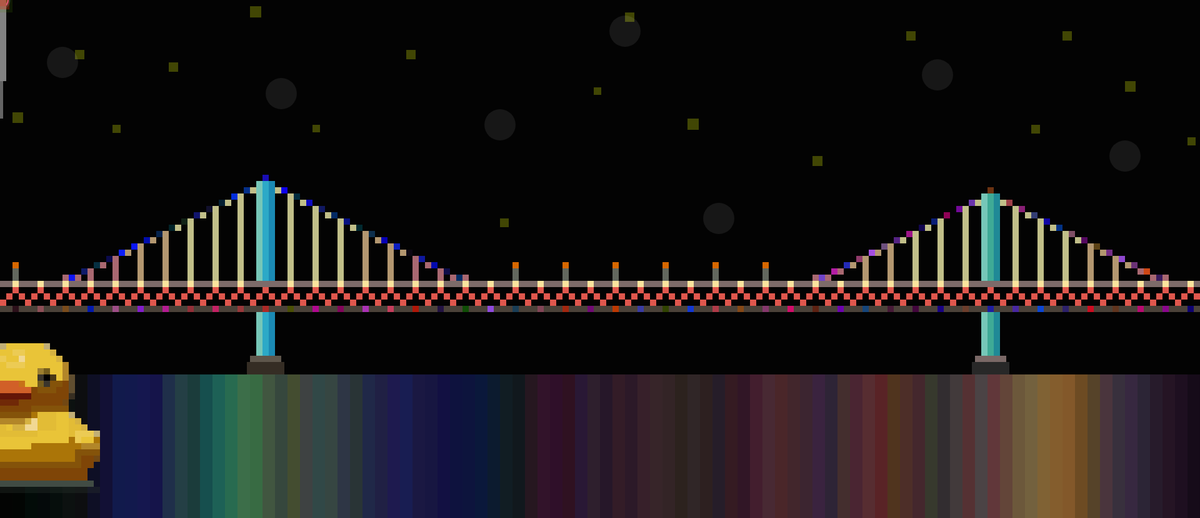
Frame 1 (no input)
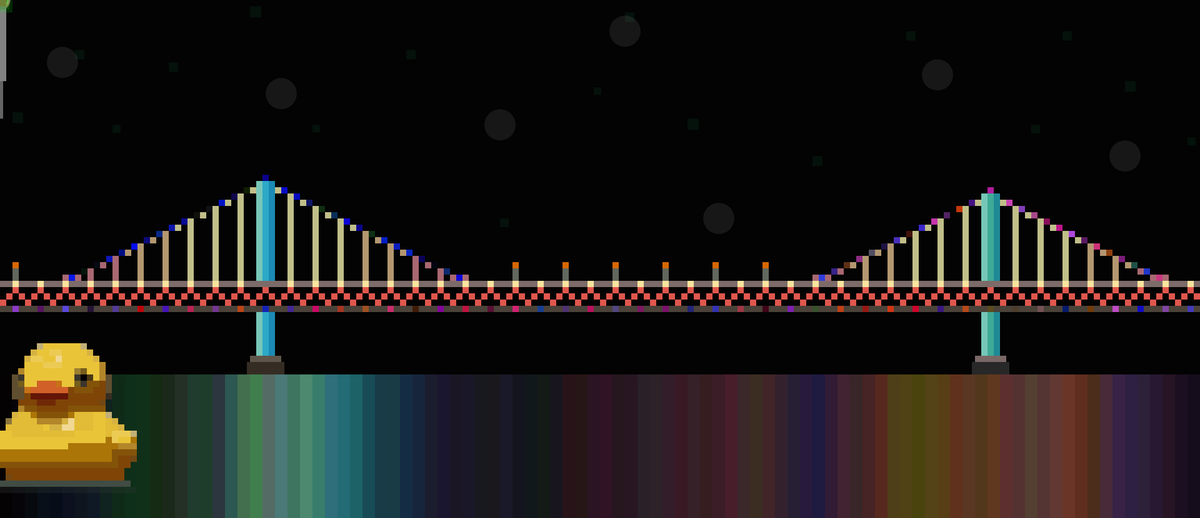
Frame 60 (no input)
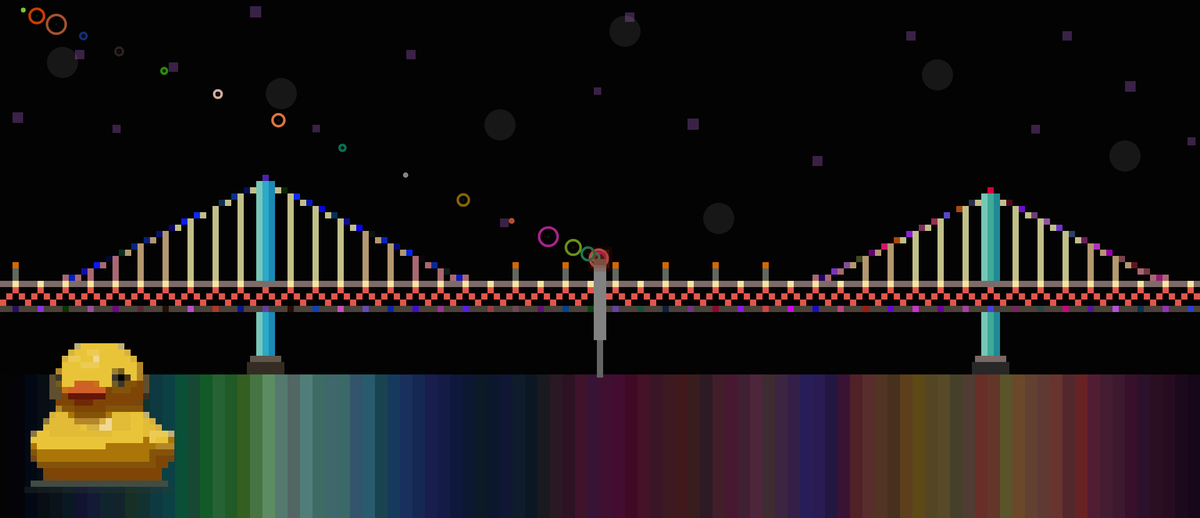
Frame 120 (the mouse pressed at the canvas centre since frame 60)

The p5.js sketch that drew these frames (run headless with seeded random() and noise() and a simulated clock; from frame 60 on, the mouse is pressed at the canvas centre):

// p5.js sketch
// ── sketch.js
var count;
var r;
var trailX = [0, 0, 0, 0, 0, 0, 0, 0, 0, 0, 0, 0, 0, 0, 0, 0, 0, 0, 0, 0];
var trailY = [0, 0, 0, 0, 0, 0, 0, 0, 0, 0, 0, 0, 0, 0, 0, 0, 0, 0, 0, 0];

function setup(){
   createCanvas(1920,830);

   r=0;
   size=[120,70,100];
   size1=[180,100,150];
   size2=[150,80,120];
   size3=[100,90,130];
   size4=[100,80,140];
   size5=[170,110,140];
   size6=[80,60,90];

   count=0;
}


function draw(){
   background(3,3,3);
   noStroke();
   noCursor();



   //ëł
   fill(Math.random()*255,Math.random()*255,Math.random()*255,70);
   rect(20,180,17,17);
   rect(120,80,15,15);
   rect(180,200,13,13);
   rect(270,100,15,15);
   rect(400,10,18,18);
   rect(500,200,12,12);
   rect(650,80,15,15);
   rect(800,350,14,14);
   rect(950,140,12,12);
   rect(1000,20,15,15);
   rect(1100,190,18,18);
   rect(1300,250,16,16);
   rect(1450,50,15,15);
   rect(1650,200,14,14);
   rect(1700,50,15,15);
   rect(1800,130,17,17);
   rect(1900,220,13,13);

   //ę¸°ëĽ0
   fill(118,199,184);
   rect(410,290,10,60);
   fill(118,199,184);
   rect(410,350,10,50);
   fill(118,199,184);
   rect(410,400,10,50);
   fill(118,199,184);
   rect(410,290,20,10);
   rect(410,490,10,80);

   //ę¸°ëĽ1
   fill(44,169,199);
   rect(420,290,10,60);
   fill(44,169,199);
   rect(420,350,10,50);
   fill(44,169,199);
   rect(420,400,10,50);
   fill(44,169,199);
   rect(420,290,20,10);
   rect(420,490,10,80);

   fill(Math.random()*215,Math.random()*82,Math.random()*226);  
   rect(420,280,10,10);
   fill(Math.random()*215,Math.random()*82,Math.random()*226); 

   fill(94,86,75);
   rect(400,570,50,10);
   fill(53,45,36);
   rect(395,580,60,20);

   //ę¸°ëĽ2
   fill(27,138,180);
   rect(430,290,10,60);
   fill(27,138,180);
   rect(430,350,10,50);
   fill(27,138,180);
   rect(430,400,10,50);
   fill(27,138,180);
   fill(27,138,180);
   rect(430,500,10,70);

   //ë¤ëŚŹě 1
   fill(193,191,137);
   rect(400,300,10,10);
   fill(193,191,137);
   fill(Math.random()*17,Math.random()*48,Math.random()*253);     
   rect(390,300,10,10);
   fill(Math.random()*17,Math.random()*48,Math.random()*253); 
   fill(193,191,137);  
   rect(380,310,10,140);
   fill(193,191,137);
   fill(Math.random()*17,Math.random()*48,Math.random()*253); 
   rect(370,310,10,10);
   fill(Math.random()*17,Math.random()*48,Math.random()*253); 
   fill(193,191,137);
   rect(360,320,10,10);
   fill(193,191,137);
   fill(Math.random()*17,Math.random()*48,Math.random()*253); 
   rect(350,320,10,10);
   fill(Math.random()*17,Math.random()*48,Math.random()*253); 
   fill(193,191,137);
   rect(340,330,10,120);
   fill(193,191,137);
   fill(Math.random()*17,Math.random()*48,Math.random()*253); 
   rect(330,330,10,10);
   fill(Math.random()*17,Math.random()*48,Math.random()*253); 
   fill(193,191,137);
   rect(320,340,10,10);
   fill(193,191,137);
   fill(Math.random()*17,Math.random()*48,Math.random()*253);  
   rect(310,340,10,10);
   fill(Math.random()*17,Math.random()*48,Math.random()*253);  
   fill(193,191,137);
   rect(300,350,10,100);
   fill(193,191,137);
   fill(Math.random()*17,Math.random()*48,Math.random()*253); 
   rect(290,350,10,10);
   fill(Math.random()*17,Math.random()*48,Math.random()*253); 
   fill(193,191,137);
   rect(280,360,10,10);
   fill(560,191,137);
   fill(Math.random()*17,Math.random()*48,Math.random()*253); 
   rect(270,360,10,10);
   fill(Math.random()*17,Math.random()*48,Math.random()*253);  
   fill(179,151,112);
   rect(260,370,10,80);
   fill(179,151,112);
   fill(Math.random()*17,Math.random()*48,Math.random()*253);    
   rect(250,370,10,10);
   fill(Math.random()*17,Math.random()*48,Math.random()*253); 
   fill(179,151,112);   
   rect(240,380,10,10);
   fill(179,151,112);   
   fill(Math.random()*17,Math.random()*48,Math.random()*253); 
   rect(230,380,10,10);
   fill(Math.random()*17,Math.random()*48,Math.random()*253); 
   fill(179,151,112);   
   rect(220,390,10,60);
   fill(179,151,112);   
   fill(Math.random()*17,Math.random()*48,Math.random()*253);   
   rect(210,390,10,10);
   fill(Math.random()*17,Math.random()*48,Math.random()*253);   
   fill(179,151,112);
   rect(200,400,10,10);
   fill(179,151,112);
   fill(Math.random()*17,Math.random()*48,Math.random()*253); 
   rect(190,400,10,10);
   fill(Math.random()*17,Math.random()*48,Math.random()*253); 
   fill(169,104,113);
   rect(180,410,10,40);
   fill(169,104,113);   
   fill(Math.random()*17,Math.random()*48,Math.random()*253); 
   rect(170,410,10,10);
   fill(Math.random()*17,Math.random()*48,Math.random()*253); 
   fill(169,104,113);   
   rect(160,420,10,10);
   fill(169,104,113);
   fill(Math.random()*17,Math.random()*48,Math.random()*253);    
   rect(150,420,10,10);
   fill(Math.random()*17,Math.random()*48,Math.random()*253);    
   fill(169,104,113);     
   rect(140,430,10,20);
   fill(169,104,113);  
   fill(Math.random()*17,Math.random()*48,Math.random()*253); 
   rect(130,430,10,10);
   fill(Math.random()*17,Math.random()*48,Math.random()*253); 
   fill(169,104,113);     
   rect(120,440,10,10);
   fill(169,104,113);
   fill(Math.random()*17,Math.random()*48,Math.random()*253);  
   rect(110,440,10,10);
   fill(Math.random()*17,Math.random()*48,Math.random()*253); 
   fill(169,104,113);     
   rect(100,440,10,10);
   fill(169,104,113);



   //ë¤ëŚŹě 2
   fill(193,191,137);
   rect(440,300,10,10);
   fill(193,191,137);
   fill(Math.random()*17,Math.random()*48,Math.random()*253);     
   rect(450,300,10,10);
   fill(Math.random()*17,Math.random()*48,Math.random()*253);  
   fill(193,191,137);  
   rect(460,310,10,140);
   fill(193,191,137);
   fill(Math.random()*17,Math.random()*48,Math.random()*253);  
   rect(470,310,10,10);
   fill(Math.random()*17,Math.random()*48,Math.random()*253);  
   fill(193,191,137);
   rect(480,320,10,10);
   fill(193,191,137);
   fill(Math.random()*17,Math.random()*48,Math.random()*253); 
   rect(490,320,10,10);
   fill(Math.random()*17,Math.random()*48,Math.random()*253); 
   fill(193,191,137);
   rect(500,330,10,120);
   fill(193,191,137);
   fill(Math.random()*17,Math.random()*48,Math.random()*253); 
   rect(510,330,10,10);
   fill(Math.random()*17,Math.random()*48,Math.random()*253); 
   fill(193,191,137);
   rect(520,340,10,10);
   fill(193,191,137);
   fill(Math.random()*17,Math.random()*48,Math.random()*253); 
   rect(530,340,10,10);
   fill(Math.random()*17,Math.random()*48,Math.random()*253); 
   fill(193,191,137);
   rect(540,350,10,100);
   fill(193,191,137);
   fill(Math.random()*17,Math.random()*48,Math.random()*253);  
   rect(550,350,10,10);
   fill(Math.random()*17,Math.random()*48,Math.random()*253);  
   fill(193,191,137);
   rect(560,360,10,10);
   fill(560,191,137);
   fill(Math.random()*17,Math.random()*48,Math.random()*253); 
   rect(570,360,10,10);
   fill(Math.random()*17,Math.random()*48,Math.random()*253); 
   fill(179,151,112);
   rect(580,370,10,80);
   fill(179,151,112);
   fill(Math.random()*17,Math.random()*48,Math.random()*253);   
   rect(590,370,10,10);
   fill(Math.random()*17,Math.random()*48,Math.random()*253); 
   fill(179,151,112);   
   rect(600,380,10,10);
   fill(179,151,112);   
   fill(Math.random()*17,Math.random()*48,Math.random()*253); 
   rect(610,380,10,10);
   fill(Math.random()*17,Math.random()*48,Math.random()*253); 
   fill(179,151,112);   
   rect(620,390,10,60);
   fill(179,151,112);   
   fill(Math.random()*17,Math.random()*48,Math.random()*253); 
   rect(630,390,10,10);
   fill(Math.random()*17,Math.random()*48,Math.random()*253); 
   fill(179,151,112);
   rect(640,400,10,10);
   fill(179,151,112);
   fill(Math.random()*17,Math.random()*48,Math.random()*253); 
   rect(650,400,10,10);
   fill(Math.random()*17,Math.random()*48,Math.random()*253); 
   fill(169,104,113);
   rect(660,410,10,40);
   fill(169,104,113);   
   fill(Math.random()*17,Math.random()*48,Math.random()*253); 
   rect(670,410,10,10);
   fill(Math.random()*17,Math.random()*48,Math.random()*253);    
   fill(169,104,113);   
   rect(680,420,10,10);
   fill(169,104,113);
   fill(Math.random()*17,Math.random()*48,Math.random()*253); 
   rect(690,420,10,10);
   fill(Math.random()*17,Math.random()*48,Math.random()*253); 
   fill(169,104,113);     
   rect(700,430,10,20);
   fill(169,104,113);  
   fill(Math.random()*17,Math.random()*48,Math.random()*253);    
   rect(710,430,10,10);
   fill(Math.random()*17,Math.random()*48,Math.random()*253); 
   fill(169,104,113);     
   rect(720,440,10,10);
   fill(169,104,113);
   fill(Math.random()*17,Math.random()*48,Math.random()*253);   
   rect(730,440,10,10);
   fill(Math.random()*17,Math.random()*48,Math.random()*253); 
   fill(169,104,113);     
   rect(740,440,10,10);
   fill(169,104,113);


   //ë¤ëŚŹě 3
   fill(193,191,137);
   rect(1560,320,10,10);
   fill(193,191,137);
   fill(Math.random()*215,Math.random()*82,Math.random()*226);     
   rect(1550,320,10,10);
   fill(Math.random()*215,Math.random()*82,Math.random()*226);  
   fill(193,191,137);  
   rect(1540,330,10,120);
   fill(193,191,137);
   fill(Math.random()*215,Math.random()*82,Math.random()*226);  
   rect(1530,330,10,10);
   fill(Math.random()*215,Math.random()*82,Math.random()*226);  
   fill(193,191,137);
   rect(1520,340,10,00);
   fill(193,191,137);
   fill(Math.random()*215,Math.random()*82,Math.random()*226);  
   rect(1510,340,10,10);
   fill(Math.random()*215,Math.random()*82,Math.random()*226);  
   fill(193,191,137);
   rect(1500,350,10,100);
   fill(193,191,137);
   fill(Math.random()*215,Math.random()*82,Math.random()*226);  
   rect(1490,350,10,10);
   fill(Math.random()*215,Math.random()*82,Math.random()*226);  
   fill(193,191,137);
   rect(1480,360,10,10);
   fill(193,191,137);
   fill(Math.random()*215,Math.random()*82,Math.random()*226);  
   rect(1470,360,10,10);
   fill(Math.random()*215,Math.random()*82,Math.random()*226);  
   fill(193,191,137);
   rect(1460,370,10,80);
   fill(193,191,137);
   fill(Math.random()*215,Math.random()*82,Math.random()*226);  
   rect(1450,370,10,10);
   fill(Math.random()*215,Math.random()*82,Math.random()*226);  
   fill(193,191,137);
   rect(1440,380,10,10);
   fill(193,191,137);
   fill(Math.random()*215,Math.random()*82,Math.random()*226);  
   rect(1430,380,10,10);
   fill(Math.random()*215,Math.random()*82,Math.random()*226);  
   fill(179,151,112);
   rect(1420,390,10,60);
   fill(179,151,112);
   fill(Math.random()*215,Math.random()*82,Math.random()*226);     
   rect(1410,390,10,10);
   fill(Math.random()*215,Math.random()*82,Math.random()*226);  
   fill(179,151,112);   
   rect(1400,400,10,10);
   fill(179,151,112);   
   fill(Math.random()*215,Math.random()*82,Math.random()*226);  
   rect(1390,400,10,10);
   fill(Math.random()*215,Math.random()*82,Math.random()*226);  
   fill(179,151,112);   
   rect(1380,410,10,40);
   fill(179,151,112);   
   fill(Math.random()*215,Math.random()*82,Math.random()*226);  
   rect(1370,410,10,10);
   fill(Math.random()*215,Math.random()*82,Math.random()*226);  
   fill(179,151,112);
   rect(1360,420,10,10);
   fill(179,151,112);
   fill(Math.random()*215,Math.random()*82,Math.random()*226);  
   rect(1350,420,10,10);
   fill(Math.random()*215,Math.random()*82,Math.random()*226);  
   fill(169,104,113);
   rect(1340,430,10,10);
   fill(169,104,113);   
   fill(Math.random()*215,Math.random()*82,Math.random()*226);  
   rect(1330,430,10,10);
   fill(Math.random()*215,Math.random()*82,Math.random()*226);     
   fill(169,104,113);   
   rect(1320,440,10,10);
   fill(169,104,113);
   fill(Math.random()*215,Math.random()*82,Math.random()*226);    
   rect(1310,440,10,10);
   fill(Math.random()*215,Math.random()*82,Math.random()*226);    
   fill(169,104,113);     
   rect(1300,440,10,10);
   fill(169,104,113);  


   //ë¤ëŚŹě 4
   fill(193,191,137);
   rect(1600,320,10,10);
   fill(193,191,137);
   fill(Math.random()*215,Math.random()*82,Math.random()*226);     
   rect(1610,320,10,10);
   fill(Math.random()*215,Math.random()*82,Math.random()*226);  
   fill(193,191,137);  
   rect(1620,330,10,120);
   fill(193,191,137);
   fill(Math.random()*215,Math.random()*82,Math.random()*226);  
   rect(1630,330,10,10);
   fill(Math.random()*215,Math.random()*82,Math.random()*226);  
   fill(193,191,137);
   rect(1640,340,10,10);
   fill(193,191,137);
   fill(Math.random()*215,Math.random()*82,Math.random()*226);  
   rect(1650,340,10,10);
   fill(Math.random()*215,Math.random()*82,Math.random()*226);  
   fill(193,191,137);
   rect(1660,350,10,100);
   fill(193,191,137);
   fill(Math.random()*215,Math.random()*82,Math.random()*226);  
   rect(1670,350,10,10);
   fill(Math.random()*215,Math.random()*82,Math.random()*226);  
   fill(193,191,137);
   rect(1680,360,10,10);
   fill(193,191,137);
   fill(Math.random()*215,Math.random()*82,Math.random()*226);  
   rect(1690,360,10,10);
   fill(Math.random()*215,Math.random()*82,Math.random()*226);  
   fill(193,191,137);
   rect(1700,370,10,80);
   fill(193,191,137);
   fill(Math.random()*215,Math.random()*82,Math.random()*226);  
   rect(1710,370,10,10);
   fill(Math.random()*215,Math.random()*82,Math.random()*226);  
   fill(193,191,137);
   rect(1720,380,10,10);
   fill(193,191,137);
   fill(Math.random()*215,Math.random()*82,Math.random()*226);  
   rect(1730,380,10,10);
   fill(Math.random()*215,Math.random()*82,Math.random()*226);  
   fill(179,151,112);
   rect(1740,390,10,60);
   fill(179,151,112);
   fill(Math.random()*215,Math.random()*82,Math.random()*226);     
   rect(1750,390,10,10);
   fill(Math.random()*215,Math.random()*82,Math.random()*226);  
   fill(179,151,112);   
   rect(1760,400,10,10);
   fill(179,151,112);   
   fill(Math.random()*215,Math.random()*82,Math.random()*226);  
   rect(1770,400,10,10);
   fill(Math.random()*215,Math.random()*82,Math.random()*226);  
   fill(179,151,112);   
   rect(1780,410,10,40);
   fill(179,151,112);   
   fill(Math.random()*215,Math.random()*82,Math.random()*226);  
   rect(1790,410,10,10);
   fill(Math.random()*215,Math.random()*82,Math.random()*226);  
   fill(179,151,112);
   rect(1800,420,10,10);
   fill(179,151,112);
   fill(Math.random()*215,Math.random()*82,Math.random()*226);  
   rect(1810,420,10,10);
   fill(Math.random()*215,Math.random()*82,Math.random()*226);  
   fill(169,104,113);
   rect(1820,430,10,10);
   fill(169,104,113);   
   fill(Math.random()*215,Math.random()*82,Math.random()*226);  
   rect(1830,430,10,10);
   fill(Math.random()*215,Math.random()*82,Math.random()*226);     
   fill(169,104,113);   
   rect(1840,440,10,10);
   fill(169,104,113);
   fill(Math.random()*215,Math.random()*82,Math.random()*226);    
   rect(1850,440,10,10);
   fill(Math.random()*215,Math.random()*82,Math.random()*226);    
   fill(169,104,113);     
   rect(1860,440,10,10);
   fill(169,104,113);  

   //1ë˛ě§¸ë¤ëŚŹëŞ¸íľ
   fill(125,107,105);
   rect(0,450,20,10);
   fill(125,107,105);
   fill(251,228,158);    
   rect(20,450,10,10);
   fill(251,228,158);   
   fill(125,107,105);    
   rect(30,450,30,10);
   fill(125,107,105);
   fill(251,228,158);  
   rect(60,450,10,10);
   fill(251,228,158); 
   fill(125,107,105);    
   rect(70,450,30,10);
   fill(125,107,105);  
   fill(251,228,158); 
   rect(100,450,10,10);
   fill(251,228,158); 
   fill(125,107,105);      
   rect(110,450,30,10);
   fill(125,107,105);
   fill(251,228,158); 
   rect(140,450,10,10);
   fill(251,228,158); 
   fill(125,107,105);      
   rect(150,450,30,10);
   fill(125,107,105);    
   fill(251,228,158);    
   rect(180,450,10,10);
   fill(251,228,158);   
   fill(125,107,105);      
   rect(190,450,30,10);
   fill(125,107,105);
   fill(251,228,158);   
   rect(220,450,10,10);
   fill(251,228,158); 
   fill(125,107,105);     
   rect(230,450,30,10);
   fill(125,107,105);  
   fill(251,228,158); 
   rect(260,450,10,10);
   fill(251,228,158); 
   fill(125,107,105);     
   rect(270,450,30,10);
   fill(125,107,105);
   fill(251,228,158);   
   rect(300,450,10,10);
   fill(251,228,158); 
   fill(125,107,105); 
   rect(310,450,30,10);
   fill(125,107,105); 
   fill(251,228,158);   
   rect(340,450,10,10);
   fill(251,228,158); 
   fill(125,107,105);     
   rect(350,450,30,10);
   fill(125,107,105);
   fill(251,228,158); 
   rect(380,450,10,10);
   fill(125,107,105);    
   rect(390,450,30,10);
   fill(125,107,105); 
   rect(420,450,10,10);
   fill(251,228,158); 
   fill(125,107,105);     
   rect(430,450,30,10);
   fill(125,107,105);
   fill(251,228,158);     
   rect(460,450,10,10);
   fill(251,228,158); 
   fill(125,107,105);     
   rect(470,450,30,10);
   fill(125,107,105);  
   fill(251,228,158);  
   rect(500,450,10,10);
   fill(251,228,158); 
   fill(125,107,105);    
   rect(510,450,30,10);
   fill(125,107,105);
   fill(251,228,158);  
   rect(540,450,10,10);
   fill(251,228,158); 
   fill(125,107,105);   
   rect(550,450,30,10);
   fill(125,107,105);
   fill(251,228,158);   
   rect(580,450,10,10);
   fill(251,228,158); 
   fill(125,107,105);    
   rect(590,450,30,10);
   fill(125,107,105);
   fill(251,228,158); 
   rect(620,450,10,10);
   fill(251,228,158); 
   fill(125,107,105);      
   rect(630,450,30,10);
   fill(125,107,105);
   fill(251,228,158); 
   rect(660,450,10,10);
   fill(251,228,158); 
   fill(125,107,105);    
   rect(670,450,30,10);
   fill(125,107,105);
   fill(251,228,158); 
   rect(700,450,10,10);
   fill(251,228,158); 
   fill(125,107,105);     
   rect(710,450,30,10);
   fill(125,107,105);
   fill(251,228,158);       
   rect(740,450,10,10);
   fill(251,228,158); 
   fill(125,107,105);     
   rect(750,450,30,10);
   fill(125,107,105);
   fill(251,228,158);  
   rect(780,450,10,10);
   fill(251,228,158); 
   fill(125,107,105);     
   rect(790,450,30,10);
   fill(125,107,105);   
   fill(251,228,158); 
   rect(820,450,10,10);
   fill(251,228,158); 
   fill(125,107,105);  
   rect(830,450,30,10);
   fill(125,107,105);
   fill(251,228,158); 
   rect(860,450,10,10);
   fill(251,228,158); 
   fill(125,107,105);     
   rect(870,450,30,10);
   fill(125,107,105);
   fill(251,228,158);    
   rect(900,450,10,10);
   fill(251,228,158); 
   fill(125,107,105);     
   rect(910,450,30,10);
   fill(125,107,105);
   fill(251,228,158); 
   rect(940,450,10,10);
   fill(251,228,158); 
   fill(125,107,105);   
   rect(950,450,30,10);
   fill(125,107,105); 
   fill(251,228,158); 
   rect(980,450,10,10);
   fill(251,228,158); 
   fill(125,107,105);     
   rect(990,450,30,10);
   fill(125,107,105);
   fill(251,228,158); 
   rect(1020,450,10,10);
   fill(251,228,158); 
   fill(125,107,105);    
   rect(1030,450,30,10);
   fill(125,107,105); 
   fill(251,228,158); 
   rect(1060,450,10,10);
   fill(251,228,158); 
   fill(125,107,105); 
   rect(1070,450,30,10);
   fill(125,107,105);
   fill(251,228,158); 
   rect(1100,450,10,10);
   fill(251,228,158); 
   fill(125,107,105);     
   rect(1110,450,30,10);
   fill(125,107,105);   
   fill(251,228,158); 
   rect(1140,450,10,10);
   fill(251,228,158);   
   fill(125,107,105);      
   rect(1150,450,30,10);
   fill(125,107,105);
   fill(251,228,158); 
   rect(1180,450,10,10);
   fill(251,228,158); 
   fill(125,107,105);    
   rect(1190,450,30,10);
   fill(125,107,105); 
   fill(251,228,158); 
   rect(1220,450,10,10);
   fill(251,228,158); 
   fill(125,107,105);     
   rect(1230,450,30,10);
   fill(125,107,105);
   fill(251,228,158); 
   rect(1260,450,10,10);
   fill(251,228,158); 
   fill(125,107,105);     
   rect(1270,450,30,10);
   fill(125,107,105);
   fill(251,228,158); 
   rect(1300,450,10,10);
   fill(251,228,158); 
   fill(125,107,105);    
   rect(1310,450,30,10);
   fill(125,107,105);
   fill(251,228,158); 
   rect(1340,450,10,10);
   fill(251,228,158); 
   fill(125,107,105);   
   rect(1350,450,30,10);
   fill(125,107,105);
   fill(251,228,158); 
   rect(1380,450,10,10);
   fill(251,228,158); 
   fill(125,107,105);  
   rect(1390,450,30,10);
   fill(125,107,105);
   fill(251,228,158);   
   rect(1420,450,10,10);
   fill(251,228,158); 
   fill(125,107,105);     
   rect(1430,450,30,10);
   fill(125,107,105);
   fill(251,228,158);  
   rect(1460,450,10,10);
   fill(251,228,158); 
   fill(125,107,105);    
   rect(1470,450,30,10);
   fill(125,107,105);   
   fill(251,228,158); 
   rect(1500,450,10,10);
   fill(251,228,158); 
   fill(125,107,105);   
   rect(1510,450,30,10);
   fill(125,107,105);
   fill(251,228,158);   
   rect(1540,450,10,10);
   fill(251,228,158); 
   fill(125,107,105);    
   rect(1550,450,30,10);
   fill(125,107,105); 
   rect(1580,450,10,10);
   fill(125,107,105);    
   rect(1590,450,30,10);
   fill(125,107,105);
   fill(251,228,158); 
   rect(1620,450,10,10);
   fill(251,228,158); 
   fill(125,107,105);    
   rect(1630,450,30,10);
   fill(125,107,105);
   fill(251,228,158); 
   rect(1660,450,10,10);
   fill(251,228,158); 
   fill(125,107,105);  
   rect(1670,450,30,10);
   fill(125,107,105); 
   fill(251,228,158);  
   rect(1700,450,10,10);
   fill(251,228,158); 
   fill(125,107,105); 
   rect(1710,450,30,10);
   fill(125,107,105);
   fill(251,228,158); 
   rect(1740,450,10,10);
   fill(251,228,158); 
   fill(125,107,105);    
   rect(1750,450,30,10);
   fill(125,107,105); 
   fill(251,228,158); 
   rect(1780,450,10,10);
   fill(251,228,158); 
   fill(125,107,105);    
   rect(1790,450,30,10);
   fill(125,107,105);
   fill(251,228,158); 
   rect(1820,450,10,10);
   fill(251,228,158); 
   fill(125,107,105);   
   rect(1830,450,30,10);
   fill(125,107,105);
   fill(251,228,158); 
   rect(1860,450,10,10);
   fill(251,228,158); 
   fill(125,107,105);     
   rect(1870,450,30,10);
   fill(125,107,105);
   fill(251,228,158); 
   rect(1900,450,10,10);
   fill(251,228,158); 
   fill(125,107,105);   
   rect(1910,450,30,10);
   fill(125,107,105);



  //2ë˛ě§¸ ëŞ¸íľ
   fill(224,87,77);
   rect(20,460,10,10);
   rect(60,460,10,10);
   rect(100,460,10,10);
   rect(140,460,10,10);
   rect(180,460,10,10);
   rect(220,460,10,10);
   rect(260,460,10,10);
   rect(300,460,10,10);
   rect(340,460,10,10);   
   rect(380,460,10,10);
   rect(420,460,10,10);
   rect(460,460,10,10);
   rect(500,460,10,10);
   rect(540,460,10,10);
   rect(580,460,10,10); 
   rect(620,460,10,10);
   rect(660,460,10,10);
   rect(700,460,10,10);
   rect(740,460,10,10);
   rect(780,460,10,10);
   rect(820,460,10,10);
   rect(860,460,10,10);
   rect(900,460,10,10);
   rect(940,460,10,10);   
   rect(980,460,10,10);
   rect(1020,460,10,10);
   rect(1060,460,10,10);
   rect(1100,460,10,10);
   rect(1140,460,10,10);
   rect(1180,460,10,10); 
   rect(1220,460,10,10);
   rect(1260,460,10,10);
   rect(1300,460,10,10);
   rect(1340,460,10,10);
   rect(1380,460,10,10);
   rect(1420,460,10,10);
   rect(1460,460,10,10);
   rect(1500,460,10,10);
   rect(1540,460,10,10);   
   rect(1580,460,10,10);
   rect(1620,460,10,10);
   rect(1660,460,10,10);
   rect(1700,460,10,10);
   rect(1740,460,10,10);
   rect(1780,460,10,10); 
   rect(1820,460,10,10);
   rect(1860,460,10,10);
   rect(1900,460,10,10);   

  //3ë˛ě§¸ ëŞ¸íľ
   fill(224,87,77);
   rect(10,470,10,10);
   rect(30,470,10,10);  
   rect(50,470,10,10);  
   rect(70,470,10,10);  
   rect(90,470,10,10);  
   rect(110,470,10,10);  
   rect(130,470,10,10);
   rect(150,470,10,10);  
   rect(170,470,10,10);  
   rect(190,470,10,10);  
   rect(210,470,10,10);  
   rect(230,470,10,10);  
   rect(250,470,10,10);  
   rect(270,470,10,10);  
   rect(290,470,10,10);  
   rect(310,470,10,10);  
   rect(330,470,10,10);  
   rect(350,470,10,10);  
   rect(370,470,10,10);  
   rect(390,470,10,10);  
   rect(410,470,10,10);  
   rect(430,470,10,10);  
   rect(450,470,10,10);  
   rect(470,470,10,10);  
   rect(490,470,10,10);  
   rect(510,470,10,10);  
   rect(530,470,10,10);
   rect(550,470,10,10);  
   rect(570,470,10,10);  
   rect(590,470,10,10);  
   rect(610,470,10,10);  
   rect(630,470,10,10);  
   rect(650,470,10,10);  
   rect(670,470,10,10);  
   rect(690,470,10,10);  
   rect(710,470,10,10);  
   rect(730,470,10,10);  
   rect(750,470,10,10);  
   rect(770,470,10,10);  
   rect(790,470,10,10);  
   rect(810,470,10,10);  
   rect(830,470,10,10);  
   rect(850,470,10,10);  
   rect(870,470,10,10);  
   rect(890,470,10,10);  
   rect(910,470,10,10);  
   rect(930,470,10,10);
   rect(950,470,10,10);  
   rect(970,470,10,10);  
   rect(990,470,10,10);  
   rect(1010,470,10,10);  
   rect(1030,470,10,10);  
   rect(1050,470,10,10);  
   rect(1070,470,10,10);  
   rect(1090,470,10,10);  
   rect(1110,470,10,10);  
   rect(1130,470,10,10);  
   rect(1150,470,10,10);  
   rect(1170,470,10,10);  
   rect(1190,470,10,10);  
   rect(1210,470,10,10);  
   rect(1230,470,10,10);  
   rect(1250,470,10,10);  
   rect(1270,470,10,10);  
   rect(1290,470,10,10);  
   rect(1310,470,10,10);  
   rect(1330,470,10,10);  
   rect(1350,470,10,10);  
   rect(1370,470,10,10);  
   rect(1390,470,10,10);  
   rect(1410,470,10,10);  
   rect(1430,470,10,10);
   rect(1450,470,10,10);  
   rect(1470,470,10,10);  
   rect(1490,470,10,10);  
   rect(1510,470,10,10);  
   rect(1530,470,10,10);  
   rect(1550,470,10,10);  
   rect(1570,470,10,10);  
   rect(1590,470,10,10);  
   rect(1610,470,10,10);  
   rect(1630,470,10,10);  
   rect(1650,470,10,10);  
   rect(1670,470,10,10);  
   rect(1690,470,10,10);  
   rect(1710,470,10,10);  
   rect(1730,470,10,10);  
   rect(1750,470,10,10);  
   rect(1770,470,10,10);  
   rect(1790,470,10,10);  
   rect(1810,470,10,10);  
   rect(1830,470,10,10);  
   rect(1850,470,10,10);  
   rect(1870,470,10,10);  
   rect(1890,470,10,10);  
   rect(1910,470,10,10);  
   rect(1930,470,10,10);  



  //4ë˛ě§¸ ëŞ¸íľ
   fill(224,87,77);
   rect(0,480,10,10);
   rect(40,480,10,10);
   rect(80,480,10,10);
   rect(120,480,10,10);  
   rect(160,480,10,10);
   rect(200,480,10,10);
   rect(240,480,10,10);
   rect(280,480,10,10);
   rect(320,480,10,10);
   rect(360,480,10,10);
   rect(400,480,10,10);
   rect(440,480,10,10);
   rect(480,480,10,10);
   rect(520,480,10,10);
   rect(560,480,10,10);
   rect(600,480,10,10);            
   rect(640,480,10,10);
   rect(680,480,10,10);
   rect(720,480,10,10);  
   rect(760,480,10,10);
   rect(800,480,10,10);
   rect(840,480,10,10);
   rect(880,480,10,10);
   rect(920,480,10,10);
   rect(960,480,10,10);
   rect(1000,480,10,10);
   rect(1040,480,10,10);
   rect(1080,480,10,10);
   rect(1120,480,10,10);
   rect(1160,480,10,10);
   rect(1200,480,10,10);   
   rect(1240,480,10,10);
   rect(1280,480,10,10);
   rect(1320,480,10,10);  
   rect(1360,480,10,10);
   rect(1400,480,10,10);
   rect(1440,480,10,10);
   rect(1480,480,10,10);
   rect(1520,480,10,10);
   rect(1560,480,10,10);
   rect(1600,480,10,10);
   rect(1640,480,10,10);
   rect(1680,480,10,10);
   rect(1720,480,10,10);   
   rect(1760,480,10,10);
   rect(1800,480,10,10);
   rect(1840,480,10,10);  
   rect(1880,480,10,10);
   rect(1920,480,10,10);


  //5ë˛ě§¸ ëŞ¸íľ
   fill(75,66,57);
   rect(0,490,20,10);
   fill(75,66,57);
   fill(Math.random()*215,Math.random()*82,Math.random()*226);    
   rect(20,490,10,10);
   fill(Math.random()*215,Math.random()*82,Math.random()*226);   
   fill(75,66,57);   
   rect(30,490,30,10);
   fill(75,66,57);
   fill(Math.random()*215,Math.random()*82,Math.random()*226);    
   rect(60,490,10,10);
   fill(Math.random()*215,Math.random()*82,Math.random()*226);   
   fill(75,66,57);    
   rect(70,490,30,10);
   fill(75,66,57);
   fill(Math.random()*215,Math.random()*82,Math.random()*226);    
   rect(100,490,10,10);
   fill(Math.random()*215,Math.random()*82,Math.random()*226);   
   fill(75,66,57); 
   rect(110,490,30,10);
   fill(75,66,57);
   fill(Math.random()*215,Math.random()*82,Math.random()*226);    
   rect(140,490,10,10);
   fill(Math.random()*215,Math.random()*82,Math.random()*226);   
   fill(75,66,57);  
   rect(150,490,30,10);
   fill(75,66,57);   
   fill(Math.random()*215,Math.random()*82,Math.random()*226);    
   rect(180,490,10,10);
   fill(Math.random()*215,Math.random()*82,Math.random()*226);   
   fill(75,66,57);     
   rect(190,490,30,10);
   fill(75,66,57);
   fill(Math.random()*215,Math.random()*82,Math.random()*226);    
   rect(220,490,10,10);
   fill(Math.random()*215,Math.random()*82,Math.random()*226);   
   fill(75,66,57);     
   rect(230,490,30,10);
   fill(75,66,57);
   fill(Math.random()*215,Math.random()*82,Math.random()*226);    
   rect(260,490,10,10);
   fill(Math.random()*215,Math.random()*82,Math.random()*226);   
   fill(75,66,57);     
   rect(270,490,30,10);
   fill(75,66,57);
   fill(Math.random()*215,Math.random()*82,Math.random()*226);    
   rect(300,490,10,10);
   fill(Math.random()*215,Math.random()*82,Math.random()*226);   
   fill(75,66,57);      
   rect(310,490,30,10);
   fill(75,66,57);  
   fill(Math.random()*215,Math.random()*82,Math.random()*226);    
   rect(340,490,10,10);
   fill(Math.random()*215,Math.random()*82,Math.random()*226);   
   fill(75,66,57);     
   rect(350,490,30,10);
   fill(75,66,57);
   fill(Math.random()*215,Math.random()*82,Math.random()*226);    
   rect(380,490,10,10);
   fill(Math.random()*215,Math.random()*82,Math.random()*226);   
   fill(75,66,57);     
   rect(390,490,30,10);
   fill(75,66,57); 
   fill(Math.random()*215,Math.random()*82,Math.random()*226);    
   rect(420,490,10,10);
   fill(Math.random()*215,Math.random()*82,Math.random()*226);   
   fill(75,66,57);     
   rect(430,490,30,10);
   fill(75,66,57);
   fill(Math.random()*215,Math.random()*82,Math.random()*226);    
   rect(460,490,10,10);
   fill(Math.random()*215,Math.random()*82,Math.random()*226);   
   fill(75,66,57);    
   rect(470,490,30,10);
   fill(75,66,57);   
   fill(Math.random()*215,Math.random()*82,Math.random()*226);    
   rect(500,490,10,10);
   fill(Math.random()*215,Math.random()*82,Math.random()*226);   
   fill(75,66,57);    
   rect(510,490,30,10);
   fill(75,66,57);
   fill(Math.random()*215,Math.random()*82,Math.random()*226);    
   rect(540,490,10,10);
   fill(Math.random()*215,Math.random()*82,Math.random()*226);   
   fill(75,66,57);    
   rect(550,490,30,10);
   fill(75,66,57);
   fill(Math.random()*215,Math.random()*82,Math.random()*226);    
   rect(580,490,10,10);
   fill(Math.random()*215,Math.random()*82,Math.random()*226);   
   fill(75,66,57);     
   rect(590,490,30,10);
   fill(75,66,57);
   fill(Math.random()*215,Math.random()*82,Math.random()*226);    
   rect(620,490,10,10);
   fill(Math.random()*215,Math.random()*82,Math.random()*226);   
   fill(75,66,57);    
   rect(630,490,30,10);
   fill(75,66,57); 
   fill(Math.random()*215,Math.random()*82,Math.random()*226);    
   rect(660,490,10,10);
   fill(Math.random()*215,Math.random()*82,Math.random()*226);   
   fill(75,66,57);    
   rect(670,490,30,10);
   fill(75,66,57);
   fill(Math.random()*215,Math.random()*82,Math.random()*226);    
   rect(700,490,10,10);
   fill(Math.random()*215,Math.random()*82,Math.random()*226);   
   fill(75,66,57);     
   rect(710,490,30,10);
   fill(75,66,57);
   fill(Math.random()*215,Math.random()*82,Math.random()*226);    
   rect(740,490,10,10);
   fill(Math.random()*215,Math.random()*82,Math.random()*226);   
   fill(75,66,57);    
   rect(750,490,30,10);
   fill(75,66,57);
   fill(Math.random()*215,Math.random()*82,Math.random()*226);    
   rect(780,490,10,10);
   fill(Math.random()*215,Math.random()*82,Math.random()*226);   
   fill(75,66,57);    
   rect(790,490,30,10);
   fill(75,66,57);  
   fill(Math.random()*215,Math.random()*82,Math.random()*226);    
   rect(820,490,10,10);
   fill(Math.random()*215,Math.random()*82,Math.random()*226);   
   fill(75,66,57);     
   rect(830,490,30,10);
   fill(75,66,57);
   fill(Math.random()*215,Math.random()*82,Math.random()*226);    
   rect(860,490,10,10);
   fill(Math.random()*215,Math.random()*82,Math.random()*226);   
   fill(75,66,57);    
   rect(870,490,30,10);
   fill(75,66,57); 
   fill(Math.random()*215,Math.random()*82,Math.random()*226);    
   rect(900,490,10,10);
   fill(Math.random()*215,Math.random()*82,Math.random()*226);   
   fill(75,66,57);     
   rect(910,490,30,10);
   fill(75,66,57);
   fill(Math.random()*215,Math.random()*82,Math.random()*226);    
   rect(940,490,10,10);
   fill(Math.random()*215,Math.random()*82,Math.random()*226);   
   fill(75,66,57);     
   rect(950,490,30,10);
   fill(75,66,57);  
   fill(Math.random()*215,Math.random()*82,Math.random()*226);    
   rect(980,490,10,10);
   fill(Math.random()*215,Math.random()*82,Math.random()*226);   
   fill(75,66,57);     
   rect(990,490,30,10);
   fill(75,66,57); 
   fill(Math.random()*215,Math.random()*82,Math.random()*226);    
   rect(1020,490,10,10);
   fill(Math.random()*215,Math.random()*82,Math.random()*226);   
   fill(75,66,57);     
   rect(1030,490,30,10);
   fill(75,66,57);  
   fill(Math.random()*215,Math.random()*82,Math.random()*226);    
   rect(1060,490,10,10);
   fill(Math.random()*215,Math.random()*82,Math.random()*226);   
   fill(75,66,57);     
   rect(1070,490,30,10);
   fill(75,66,57);
   fill(Math.random()*215,Math.random()*82,Math.random()*226);    
   rect(1100,490,10,10);
   fill(Math.random()*215,Math.random()*82,Math.random()*226);   
   fill(75,66,57);    
   rect(1110,490,30,10);
   fill(75,66,57);    
   fill(Math.random()*215,Math.random()*82,Math.random()*226);    
   rect(1140,490,10,10);
   fill(Math.random()*215,Math.random()*82,Math.random()*226);   
   fill(75,66,57);     
   rect(1150,490,30,10);
   fill(75,66,57);
   fill(Math.random()*215,Math.random()*82,Math.random()*226);    
   rect(1180,490,10,10);
   fill(Math.random()*215,Math.random()*82,Math.random()*226);   
   fill(75,66,57);     
   rect(1190,490,30,10);
   fill(75,66,57);
   fill(Math.random()*215,Math.random()*82,Math.random()*226);    
   rect(1220,490,10,10);
   fill(Math.random()*215,Math.random()*82,Math.random()*226);   
   fill(75,66,57);     
   rect(1230,490,30,10);
   fill(75,66,57);
   fill(Math.random()*215,Math.random()*82,Math.random()*226);    
   rect(1260,490,10,10);
   fill(Math.random()*215,Math.random()*82,Math.random()*226);   
   fill(75,66,57);      
   rect(1270,490,30,10);
   fill(75,66,57);
   fill(Math.random()*215,Math.random()*82,Math.random()*226);
   rect(1300,490,10,10);
   fill(Math.random()*215,Math.random()*82,Math.random()*226);       
   fill(75,66,57);     
   rect(1310,490,30,10);
   fill(75,66,57);
   fill(Math.random()*215,Math.random()*82,Math.random()*226);    
   rect(1340,490,10,10);
   fill(Math.random()*215,Math.random()*82,Math.random()*226);   
   fill(75,66,57);     
   rect(1350,490,30,10);
   fill(75,66,57);
   fill(Math.random()*215,Math.random()*82,Math.random()*226);    
   rect(1380,490,10,10);
   fill(Math.random()*215,Math.random()*82,Math.random()*226);   
   fill(75,66,57);     
   rect(1390,490,30,10);
   fill(75,66,57); 
   fill(Math.random()*215,Math.random()*82,Math.random()*226);    
   rect(1420,490,10,10);
   fill(Math.random()*215,Math.random()*82,Math.random()*226);   
   fill(75,66,57);  
   rect(1430,490,30,10);
   fill(75,66,57);
   fill(Math.random()*215,Math.random()*82,Math.random()*226);    
   rect(1460,490,10,10);
   fill(Math.random()*215,Math.random()*82,Math.random()*226);   
   fill(75,66,57);    
   rect(1470,490,30,10);
   fill(75,66,57);  
   fill(Math.random()*215,Math.random()*82,Math.random()*226);    
   rect(1500,490,10,10);
   fill(Math.random()*215,Math.random()*82,Math.random()*226);   
   fill(75,66,57);    
   rect(1510,490,30,10);
   fill(75,66,57);
   fill(Math.random()*215,Math.random()*82,Math.random()*226);    
   rect(1540,490,10,10);
   fill(Math.random()*215,Math.random()*82,Math.random()*226);   
   fill(75,66,57);     
   rect(1550,490,30,10);
   fill(75,66,57);
   fill(Math.random()*215,Math.random()*82,Math.random()*226);    
   rect(1580,490,10,10);
   fill(Math.random()*215,Math.random()*82,Math.random()*226);   
   fill(75,66,57);     
   rect(1590,490,30,10);
   fill(75,66,57);
   fill(Math.random()*215,Math.random()*82,Math.random()*226);    
   rect(1620,490,10,10);
   fill(Math.random()*215,Math.random()*82,Math.random()*226);   
   fill(75,66,57);   
   rect(1630,490,30,10);
   fill(75,66,57);
   fill(Math.random()*215,Math.random()*82,Math.random()*226);    
   rect(1660,490,10,10);
   fill(Math.random()*215,Math.random()*82,Math.random()*226);   
   fill(75,66,57);  
   rect(1670,490,30,10);
   fill(75,66,57);  
   fill(Math.random()*215,Math.random()*82,Math.random()*226);    
   rect(1700,490,10,10);
   fill(Math.random()*215,Math.random()*82,Math.random()*226);   
   fill(75,66,57); 
   rect(1710,490,30,10);
   fill(75,66,57);
   fill(Math.random()*215,Math.random()*82,Math.random()*226);    
   rect(1740,490,10,10);
   fill(Math.random()*215,Math.random()*82,Math.random()*226);   
   fill(75,66,57);    
   rect(1750,490,30,10);
   fill(75,66,57);
   fill(Math.random()*215,Math.random()*82,Math.random()*226);    
   rect(1780,490,10,10);
   fill(Math.random()*215,Math.random()*82,Math.random()*226);   
   fill(75,66,57);    
   rect(1790,490,30,10);
   fill(75,66,57);
   fill(Math.random()*215,Math.random()*82,Math.random()*226);    
   rect(1820,490,10,10);
   fill(Math.random()*215,Math.random()*82,Math.random()*226);   
   fill(75,66,57);    
   rect(1830,490,30,10);
   fill(75,66,57);
   fill(Math.random()*215,Math.random()*82,Math.random()*226);    
   rect(1860,490,10,10);
   fill(Math.random()*215,Math.random()*82,Math.random()*226);   
   fill(75,66,57);     
   rect(1870,490,30,10);
   fill(75,66,57);
   fill(Math.random()*215,Math.random()*82,Math.random()*226);    
   rect(1900,490,10,10);
   fill(Math.random()*215,Math.random()*82,Math.random()*226);   
   fill(75,66,57);  
   rect(1910,490,30,10);
   fill(75,66,57);

   //ę¸°ëĽ3
   fill(118,199,184);
   rect(1570,310,10,40);
   fill(118,199,184);
   rect(1570,350,10,50);
   fill(118,199,184);
   rect(1570,400,10,50);
   rect(1570,500,10,70);

   fill(122,104,102);
   rect(1560,570,50,10);

   fill(Math.random()*215,Math.random()*82,Math.random()*226);  
   rect(1580,300,10,10);

   fill(40,40,40);
   rect(1555,580,60,20);


   //ę¸°ëĽ4
   fill(63,170,150);
   rect(1580,310,10,40);
   fill(63,170,150);
   rect(1580,350,10,50);
   fill(63,170,150);
   rect(1580,400,10,50);
   rect(1580,500,10,70);

   //ę¸°ëĽ5
   fill(32,137,150)
   rect(1590,310,10,40);
   fill(32,137,150)
   rect(1590,350,10,50);
   fill(32,137,150);
   rect(1590,400,10,50);
   rect(1590,500,10,70);

   //ę°ëĄëą

   fill(215,103,0);    
   rect(20,420,10,10);
   fill(98,103,94);  
   fill(98,103,94);    
   rect(20,430,10,20);
   fill(98,103,94);  
   fill(215,103,0);    
   rect(820,420,10,10); 
   fill(98,103,94);  
   rect(820,430,10,20);
   fill(98,103,94);  
   fill(215,103,0);    
   rect(900,420,10,10);
   fill(98,103,94);   
   rect(900,430,10,20);
   fill(98,103,94);  
   fill(215,103,0);    
   rect(980,420,10,10);
   fill(98,103,94);   
   rect(980,430,10,20);
   fill(98,103,94);  
   fill(215,103,0);    
   rect(1060,420,10,10);
   fill(98,103,94);  
   rect(1060,430,10,20);
   fill(98,103,94);  
   fill(215,103,0);    
   rect(1140,420,10,10);
   fill(98,103,94);  
   rect(1140,430,10,20);
   fill(98,103,94);  
   fill(215,103,0);    
   rect(1220,420,10,10);
   fill(98,103,94);  
   rect(1220,430,10,20);
   fill(98,103,94);  
 

   //ë°ë¤ëšěš¨

   fill(Math.random()*20,Math.random()*18,Math.random()*19,50);
   rect(0,600,200,250);
   fill(Math.random()*17,Math.random()*17,Math.random()*51,50);
   rect(20,600,200,250);
   fill(Math.random()*34,Math.random()*51,Math.random()*85,50);
   rect(40,600,200,250);
   fill(Math.random()*34,Math.random()*51,Math.random()*85,50);
   rect(60,600,200,250);
   fill(Math.random()*34,Math.random()*51,Math.random()*85,50);
   rect(80,600,200,250);
   fill(Math.random()*49,Math.random()*71,Math.random()*109,50);
   rect(100,600,200,250);
   fill(Math.random()*80,Math.random()*71,Math.random()*109,50);
   rect(120,600,200,250);
   fill(Math.random()*51,Math.random()*85,Math.random()*128,50);
   rect(140,600,200,250);
   fill(Math.random()*51,Math.random()*85,Math.random()*128,50);
   rect(160,600,200,250);
   fill(Math.random()*51,Math.random()*85,Math.random()*188,50);
   rect(180,600,200,250);
   fill(Math.random()*49,Math.random()*106,Math.random()*112,50);
   rect(200,600,200,250);
   fill(Math.random()*49,Math.random()*106,Math.random()*112,50);
   rect(220,600,200,250);
   fill(Math.random()*50,Math.random()*144,Math.random()*170,50);
   rect(240,600,200,250);
   fill(Math.random()*78,Math.random()*175,Math.random()*145,50);
   rect(260,600,200,250);   
   fill(Math.random()*77,Math.random()*143,Math.random()*111,50);
   rect(280,600,200,250);
   fill(Math.random()*79,Math.random()*179,Math.random()*207,50);
   rect(300,600,200,250);
   fill(Math.random()*79,Math.random()*179,Math.random()*207,50);
   rect(320,600,200,250);
   fill(Math.random()*141,Math.random()*211,Math.random()*215,50);
   rect(340,600,200,250);
   fill(Math.random()*172,Math.random()*239,Math.random()*245,50);
   rect(360,600,200,250);
   fill(Math.random()*179,Math.random()*221,Math.random()*221,50);
   rect(380,600,200,250);
   fill(Math.random()*185,Math.random()*238,Math.random()*241,50);
   rect(400,600,200,250);
   fill(Math.random()*255,Math.random()*255,Math.random()*255,50);
   rect(420,600,200,250);

   fill(Math.random()*185,Math.random()*238,Math.random()*241,50);
   rect(440,600,200,250);
   fill(Math.random()*179,Math.random()*221,Math.random()*221,50);
   rect(460,600,200,250);
   fill(Math.random()*172,Math.random()*239,Math.random()*245,50);
   rect(480,600,200,250);
   fill(Math.random()*141,Math.random()*211,Math.random()*215,50);
   rect(500,600,200,250);
   fill(Math.random()*79,Math.random()*179,Math.random()*207,50);
   rect(500,600,200,250);
   fill(Math.random()*79,Math.random()*179,Math.random()*207,50);
   rect(520,600,200,250);
   fill(Math.random()*77,Math.random()*143,Math.random()*111,50);
   rect(540,600,200,250);
   fill(Math.random()*78,Math.random()*175,Math.random()*145,50);
   rect(560,600,200,250);
   fill(Math.random()*50,Math.random()*144,Math.random()*170,50);
   rect(580,600,200,250);
   fill(Math.random()*49,Math.random()*106,Math.random()*112,50);
   rect(600,600,200,250);
   fill(Math.random()*49,Math.random()*106,Math.random()*112,50);
   rect(600,600,200,250);
   fill(Math.random()*51,Math.random()*85,Math.random()*188,50);
   rect(620,600,200,250);
   fill(Math.random()*51,Math.random()*85,Math.random()*128,50);
   rect(640,600,200,250);
   fill(Math.random()*51,Math.random()*85,Math.random()*128,50);
   rect(660,600,200,250);
   fill(Math.random()*80,Math.random()*71,Math.random()*109,50);
   rect(680,600,200,250);
   fill(Math.random()*49,Math.random()*71,Math.random()*109,50);
   rect(700,600,200,250);
   fill(Math.random()*34,Math.random()*51,Math.random()*85,50);
   rect(720,600,200,250);
   fill(Math.random()*34,Math.random()*51,Math.random()*85,50);
   rect(740,600,200,250);
   fill(Math.random()*34,Math.random()*51,Math.random()*85,50);
   rect(760,600,200,250);
   fill(Math.random()*51,Math.random()*51,Math.random()*85,50);
   rect(780,600,200,250);
   fill(Math.random()*75,Math.random()*48,Math.random()*105,50);
   rect(800,600,200,250);

   fill(Math.random()*133,Math.random()*57,Math.random()*76,50);
   rect(820,600,200,250);
   fill(Math.random()*151,Math.random()*57,Math.random()*88,50);
   rect(840,600,200,250);
   fill(Math.random()*112,Math.random()*90,Math.random()*91,50);
   rect(860,600,200,250);
   fill(Math.random()*140,Math.random()*52,Math.random()*98,50);
   rect(880,600,200,250);
   fill(Math.random()*157,Math.random()*68,Math.random()*73,50);
   rect(900,600,200,250);
   fill(Math.random()*164,Math.random()*57,Math.random()*147,50);
   rect(920,600,200,250);
   fill(Math.random()*144,Math.random()*72,Math.random()*117,50);
   rect(940,600,200,250);
   fill(Math.random()*113,Math.random()*50,Math.random()*62,50);
   rect(960,600,200,250);
   fill(Math.random()*127,Math.random()*71,Math.random()*73,50);
   rect(980,600,200,250);
   fill(Math.random()*59,Math.random()*46,Math.random()*75,50);
   rect(1000,600,200,250);
   fill(Math.random()*136,Math.random()*81,Math.random()*83,50);
   rect(1020,600,200,250);
   fill(Math.random()*115,Math.random()*67,Math.random()*77,50);
   rect(1040,600,200,250);
   fill(Math.random()*127,Math.random()*71,Math.random()*78,50);
   rect(1060,600,200,250);
   fill(Math.random()*118,Math.random()*54,Math.random()*70,50);
   rect(1080,600,200,250);
   fill(Math.random()*83,Math.random()*73,Math.random()*88,50);
   rect(1100,600,200,250);
   fill(Math.random()*98,Math.random()*57,Math.random()*77,50);
   rect(1120,600,200,250);
   fill(Math.random()*156,Math.random()*106,Math.random()*96,50);
   rect(1140,600,200,250);
   fill(Math.random()*134,Math.random()*81,Math.random()*84,50);
   rect(1160,600,200,250);
   fill(Math.random()*117,Math.random()*138,Math.random()*116,50);
   rect(1180,600,200,250);
   fill(Math.random()*169,Math.random()*109,Math.random()*97,50);
   rect(1200,600,200,250);
   fill(Math.random()*126,Math.random()*99,Math.random()*91,50);
   rect(1220,600,200,250);
   fill(Math.random()*107,Math.random()*54,Math.random()*140,50);
   rect(1240,600,200,250);
   fill(Math.random()*64,Math.random()*54,Math.random()*140,50);
   rect(1260,600,200,250);
   fill(Math.random()*64,Math.random()*54,Math.random()*182,50);
   rect(1280,600,200,250);
   fill(Math.random()*64,Math.random()*54,Math.random()*147,50);
   rect(1300,600,200,250);
   fill(Math.random()*192,Math.random()*48,Math.random()*26,50);
   rect(1320,600,200,250);
   fill(Math.random()*192,Math.random()*88,Math.random()*70,50);
   rect(1340,600,200,250);
   fill(Math.random()*192,Math.random()*115,Math.random()*70,50);
   rect(1360,600,200,250);
   fill(Math.random()*192,Math.random()*115,Math.random()*77,50);
   rect(1380,600,200,250);
   fill(Math.random()*192,Math.random()*143,Math.random()*26,50);
   rect(1400,600,200,250);
   fill(Math.random()*192,Math.random()*194,Math.random()*26,50);
   rect(1420,600,200,250);
   fill(Math.random()*234,Math.random()*224,Math.random()*89,50);
   rect(1440,600,200,250);
   fill(Math.random()*182,Math.random()*158,Math.random()*117,50);
   rect(1460,600,200,250);
   fill(Math.random()*170,Math.random()*173,Math.random()*139,50);
   rect(1480,600,200,250);
   fill(Math.random()*115,Math.random()*99,Math.random()*85,50);
   rect(1500,600,200,250);
   fill(Math.random()*163,Math.random()*148,Math.random()*117,50);
   rect(1520,600,200,250);
   fill(Math.random()*192,Math.random()*226,Math.random()*105,50);
   rect(1540,600,200,250);
   fill(Math.random()*252,Math.random()*226,Math.random()*188,50);
   rect(1560,600,200,250);
   fill(Math.random()*255,Math.random()*255,Math.random()*255,50);
   rect(1580,600,200,250);

   fill(Math.random()*252,Math.random()*226,Math.random()*188,50);
   rect(1600,600,200,250);
   fill(Math.random()*192,Math.random()*226,Math.random()*105,50);
   rect(1620,600,200,250);
   fill(Math.random()*163,Math.random()*148,Math.random()*117,50);
   rect(1640,600,200,250);
   fill(Math.random()*192,Math.random()*115,Math.random()*77,50);
   rect(1660,600,200,250);
   fill(Math.random()*192,Math.random()*115,Math.random()*70,50);
   rect(1680,600,200,250);
   fill(Math.random()*192,Math.random()*88,Math.random()*70,50);
   rect(1700,600,200,250);
   fill(Math.random()*192,Math.random()*48,Math.random()*26,50);
   rect(1720,600,200,250);
   fill(Math.random()*64,Math.random()*54,Math.random()*147,50);
   rect(1740,600,200,250);
   fill(Math.random()*64,Math.random()*54,Math.random()*182,50);
   rect(1760,600,200,250);
   fill(Math.random()*64,Math.random()*54,Math.random()*140,50);
   rect(1780,600,200,250);
   fill(Math.random()*109,Math.random()*45,Math.random()*109,50);
   rect(1800,600,200,250);
   fill(Math.random()*77,Math.random()*45,Math.random()*64,50);
   rect(1820,600,200,250);
   fill(Math.random()*54,Math.random()*10,Math.random()*64,50);
   rect(1840,600,200,250);
   fill(Math.random()*54,Math.random()*10,Math.random()*64,50);
   rect(1860,600,200,250);
   fill(Math.random()*32,Math.random()*10,Math.random()*32,50);
   rect(1880,600,200,250);
   fill(Math.random()*20,Math.random()*18,Math.random()*19,50);
   rect(1900,600,200,250);



//íěŁ˝ strokeWeight ëęť, stroke ěě, ellipse ěěš

   fill(255,255,255,20);
   ellipse(100,100,50,50);
   ellipse(450,150,50,50);
   ellipse(800,200,50,50);
   ellipse(1000,50,50,50);
   ellipse(1150,350,50,50);
   ellipse(1500,120,50,50);
   ellipse(1800,250,50,50);
   noFill();

   if (mouseX < 150){
      if (mouseX > 50){
         if(mouseY < 150){
            for(var i = 0 ; i < 2; i++){
               strokeWeight(30*Math.random())
               stroke(Math.random()*205,Math.random()*150,Math.random()*150);
               ellipse(100,100, r%size[i],r%size[i]);
               r=r+1;
            }
         }
      } 
   }

   else if (mouseX < 500){
      if(mouseX > 400){
         if(mouseY < 200){
            if(mouseY > 100){
               for(var i = 0 ; i < 2; i++){
                  strokeWeight(30*Math.random())
                  stroke(Math.random()*255,Math.random()*255,Math.random()*193);
                  ellipse(450,150, r%size1[i],r%size1[i]);
                  r=r+1;
               }
            }
         }
      } 
   }

   else if (mouseX < 850){
      if (mouseX > 750){
         if(mouseY < 250){
            if(mouseY > 150){
               for(var i = 0 ; i < 2; i++){
                  strokeWeight(30*Math.random())
                  stroke(Math.random()*235,Math.random()*240,Math.random()*190);
                  ellipse(800,200, r%size2[i],r%size2[i]);
                  r=r+1;
               }
            }
         }
      }
   }

   else if (mouseX < 1100){
      if(mouseX > 900){
         if(mouseY < 150){
            if(mouseY > 0){
               for(var i = 0 ; i < 2; i++){
                  strokeWeight(30*Math.random())
                  stroke(Math.random()*235,Math.random()*250,Math.random()*230);
                  ellipse(1000,50, r%size3[i],r%size3[i]);
                  r=r+1;
               }
            }
         }
      }
   }

   else if (mouseX < 1250){
      if(mouseX > 1050){
         if(mouseY < 450){
            if(mouseY > 250){
               for(var i = 0 ; i < 2; i++){
                  strokeWeight(30*Math.random())
                  stroke(Math.random()*245,Math.random()*185,Math.random()*153);
                  ellipse(1150,350, r%size6[i],r%size6[i]);
                  r=r+1;
               }
            }
         }
      }
   }

   else if (mouseX < 1550){
      if(mouseX > 1450){
         if(mouseY < 220){
            if(mouseY > 20){
               for(var i = 0 ; i < 2; i++){
                  strokeWeight(30*Math.random())
                  stroke(Math.random()*245,Math.random()*215,Math.random()*178);
                  ellipse(1500,120, r%size4[i],r%size4[i]);
                  r=r+1;
               }
            } 
         }
      }
   }
  
   else if (mouseX < 1900){
      if(mouseX > 1700){
         if(mouseY < 350){
            if(mouseY > 150){
               for(var i = 0 ; i < 2; i++){
                  strokeWeight(30*Math.random())
                  stroke(Math.random()*255,Math.random()*235,Math.random()*180);
                  ellipse(1800,250, r%size5[i],r%size5[i]);
                  r=r+1;
               } 
            }
         }
      }
   }

//러버덕
     drawDuck(count,550);
   count=count+1;
   if(count>1920){
   count=0;
} 



   // mouse ellipse
   ellipse(mouseX, mouseY, 3, 3);

   // trail ellopse #0
   trailX[0] = (mouseX + trailX[0] * 3) / 4;
   trailY[0] = (mouseY + trailY[0] * 3) / 4;
   ellipse(trailX[0], trailY[0], 3, 3);

   for (var i = 1; i < 20; i = i +1)
   {
      trailX[i] = (trailX[i-1] + trailX[i] * 5) / 6;
      trailY[i] = (trailY[i-1] + trailY[i] * 5) / 6;
      strokeWeight(30*Math.random())
                  stroke(Math.random()*245,Math.random()*215,Math.random()*178);
                  
      ellipse(trailX[i], trailY[i], 4, 4);
   }


//ë§ë

   strokeWeight();
   noStroke();
   fill(130);
   rect(mouseX-10, mouseY, 20, 130);
   fill(100);
   rect(mouseX-5, mouseY+130, 10, 60);


   fill(252*Math.random(), 240*Math.random(), 47*Math.random(), 40);
   rect(mouseX-20, mouseY-20, 40, 40);
   fill(252*Math.random(), 192*Math.random(), 47*Math.random(), 70);
   rect(mouseX-15, mouseY-15, 30, 30);
   fill(225*Math.random(), 106*Math.random(), 52*Math.random(), 100);
   rect(mouseX-10, mouseY-10, 20, 20);



}

function drawDuck(x,y){
noStroke();

//입 
fill(209,96,40);
rect(x,y+60,20,10);
rect(x+20, y+60,10,10);
rect(x-10,y+70,60,10);

fill(220,124,89);
rect(x-10,y+60,10,10);

fill(100,22,7);
rect(x-10,y+80,60,10);

fill(112,41,7);
rect(x,y+90,30,10);

fill(199,113,24);
rect(x+30,y+60,10,10);
rect(x-20,y+70,10,10);
//눈
fill(156,127,47);
rect(x+60,y+40,10,10);
rect(x+60,y+60,10,10);

fill(73,56,22)
rect(x+80,y+50,10,10);

fill(117,93,28);
rect(x+70,y+40,10,10);
rect(x+60,y+60,10,10);
rect(x-30,y+60,10,10);

fill(0);
rect(x+70,y+50,10,10);

fill(58,53,44);
rect(x+60,y+50,10,10);
rect(x-30,y+50,10,10);
rect(x+70,y+60,10,10);

//얼굴
fill(193,175,118);
rect(x,y,10,10);
rect(x+70,y,10,10);
rect(x-30,y+40,10,10);
rect(x+110,y+110,10,10);
rect(x+150,y+140,10,10);

fill(241,216,147);
rect(x+20,y+20,20,10);
rect(x+50,y+120,10,10);
rect(x+40,y+130,20,10);

fill(236,203,84);
rect(x+20,y+10,20,10);
rect(x-10,y+20,20,10);
rect(x+10,y+30,30,10);
rect(x+120,y+140,30,10);
rect(x+120,y+150,10,10);

fill(233,196,56);
rect(x+10,y,60,10);
rect(x,y+10,20,10);
rect(x+40,y+10,40,10);
rect(x+10,y+20,20,10);
rect(x+40,y+20,50,10);
rect(x-20,y+30,30,10);
rect(x+40,y+30,60,10);
rect(x-20,y+40,80,10);
rect(x+80,y+40,20,10);
rect(x-20,y+50,80,10);
rect(x+90,y+50,10,10);
rect(x-20,y+60,20,10);
rect(x+40,y+60,20,10);
//몸통
rect(x-60,y+140,20,10);
rect(x-70,y+150,180,10);
rect(x-60,y+160,110,10);
rect(x+60,y+140,50,10);
rect(x+90,y+110,20,30);
rect(x+130,y+150,20,10);
rect(x+10,y+130,10,10);

fill(226,188,54);
rect(x-40,y+120,40,30);
rect(x-30,y+110,20,10);
rect(x-50,y+130,10,10);
rect(x,y+130,10,20);
rect(x+10,y+140,50,10)
rect(x+60,y+110,30,30);
rect(x+110,y+120,10,30);
rect(x+120,y+130,10,10);

fill(214,178,65);
rect(x-10,y+10,10,10);
rect(x-20,y+20,10,10);
rect(x+80,y+10,10,10);
rect(x+90,y+20,10,10);
rect(x-40,y+110,10,10);
rect(x+40,y+120,10,10);
rect(x+20,y+130,20,10);
rect(x+120,y+120,10,10);
rect(x+130,y+130,10,10);

fill(178,134,41);
rect(x-30,y+40,10,10);
rect(x+100,y+30,10,30);
rect(x-30,y+100,10,10);
rect(x,y+120,40,10);
rect(x+130,y+160,30,10);

fill(171,117,8);
rect(x-10,y+110,10,10);
rect(x+50,y+110,10,10);
rect(x-70,y+160,10,10);
rect(x-60,y+170,180,20);
rect(x+50,y+160,80,10);
rect(x+110,y+150,10,10);
rect(x+150,y+150,10,10);

fill(132,83,10);
rect(x-30,y+70,10,20);
rect(x-20,y+100,20,10);
rect(x,y+110,50,10);
rect(x+50,y+100,60,10);
rect(x+60,y+70,30,10);
rect(x+80,y+60,20,10);
rect(x-70,y+170,10,10);
rect(x-60,y+190,190,10);
rect(x+120,y+170,40,10);
rect(x+120,y+180,10,10);

fill(96,78,48);
rect(x-40,y+50,10,40);
rect(x+110,y+50,10,30);
rect(x-30,y+70,10,20);
fill(56,47,34);
rect(x+110,y+80,10,10);

fill(127,69,7);
rect(x+100,y+60,10,10);
rect(x+50,y+70,10,10);
rect(x+90,y+70,20,10);
rect(x-20,y+80,10,10);
rect(x+50,y+80,60,10);
rect(x-30,y+90,30,10);
rect(x+30,y+90,70,10);
rect(x,y+100,50,10);
rect(x-40,y+200,180,20);
rect(x-50,y+200,10,10);
rect(x+130,y+180,20,20);

fill(114,72,19);
rect(x+100,y+90,10,10);
rect(x-70,y+180,10,10);
rect(x-50,y+210,10,10);
rect(x+150,y+180,10,10);

fill(140,119,61);
rect(x-50,y+120,10,10);
rect(x-70,y+140,10,10);

//바다
fill(65,76,68);
rect(x-70,y+220,220,10);

fill(45,56,48,80);
rect(x-80,y+230,240,10);
}
